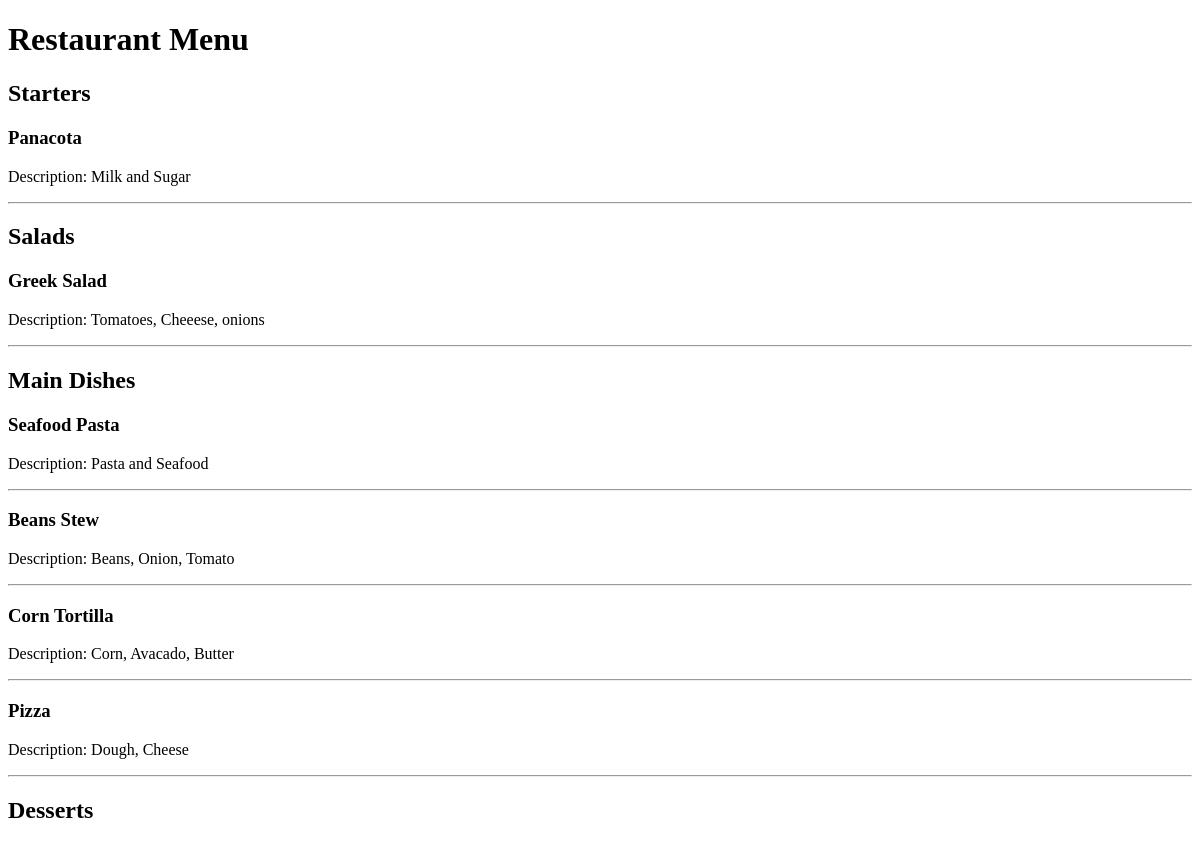
Before: / with the older database file.
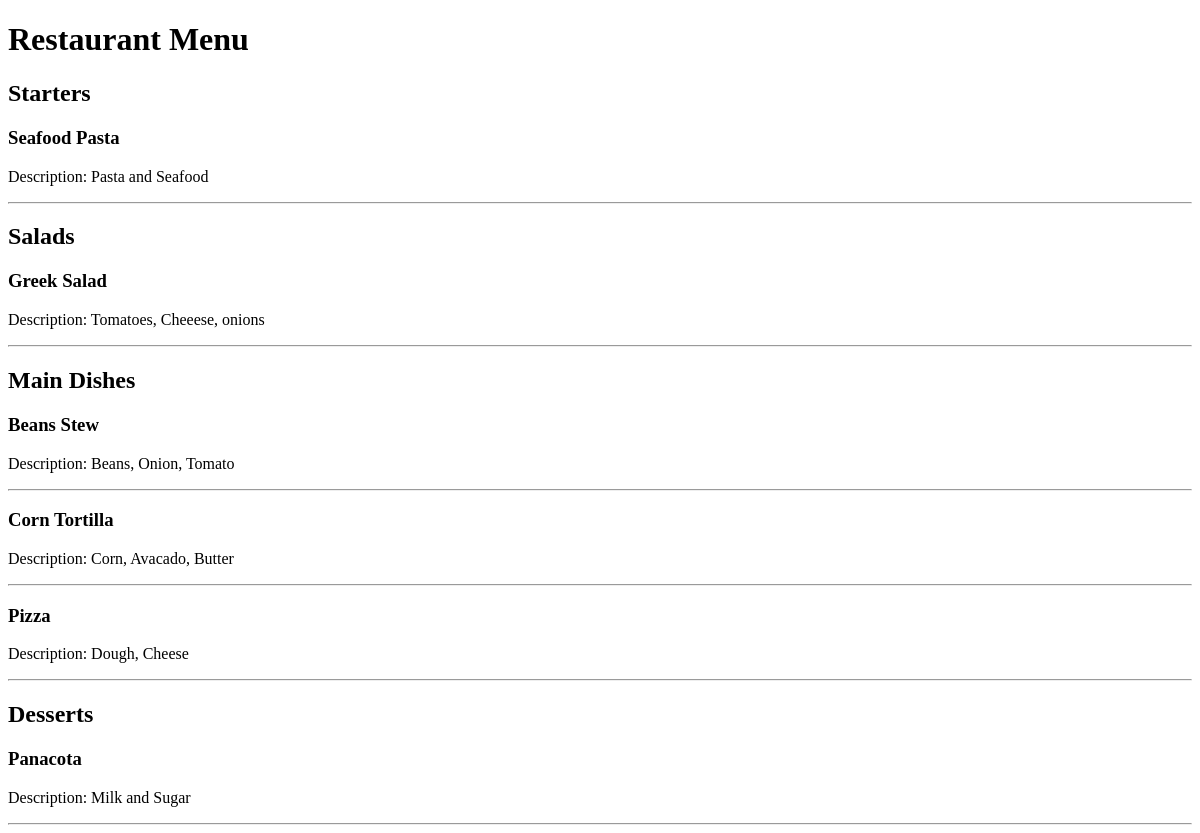
After: the same page with the newer database file.
### restaurant_menu/models.py (models this page shows, shortened)
class Item(models.Model):
    meal = models.CharField(max_length=1000, unique=True)
    description = models.CharField(max_length=2000)
    price = models.DecimalField(max_digits=10, decimal_places=2)
    meal_type = models.CharField(max_length=200, choices=Meal_Category)
    author = models.ForeignKey(User, on_delete=models.PROTECT)
    status = models.IntegerField(choices=STATUS, default=1)
    date_created = models.DateTimeField(auto_now_add=True)
    date_updated = models.DateTimeField(auto_now=True)

### restaurant_menu/views.py (the view)
# urls.py: path('', views.MenuList.as_view(), name='home'),
class MenuList(generic.ListView):
    queryset = Item.objects.order_by("-date_created")
    template_name = "index.html"
    def get_context_data(self, **kwargs):
        context = super().get_context_data(**kwargs)
        context["meal"] = Meal_Category
        return context

### restaurant_menu/templates/index.html (shortened to what this page needs)
<!DOCTYPE html>
<html lang="en">
<head>
</head>
<body>
    <h1>Restaurant Menu</h1>
    {% for i in meal %}
        <h2>{{ i.1 }}</h2>
            {% for row in item_list %}
                {% if row.meal_type == i.0 %}
                    <h3>{{ row.meal }}</h3>
                    <p>Description: {{ row.description }}</p>
                    <hr>
                {% endif %}
            {% endfor %}
    {% endfor %}
</body>
</html>

Changed rows visible on the page:
changed Item "Seafood Pasta": moves from the list under "Main Dishes" to the list under "Starters"
changed Item "Panacota": moves from the list under "Starters" to the list under "Desserts"
